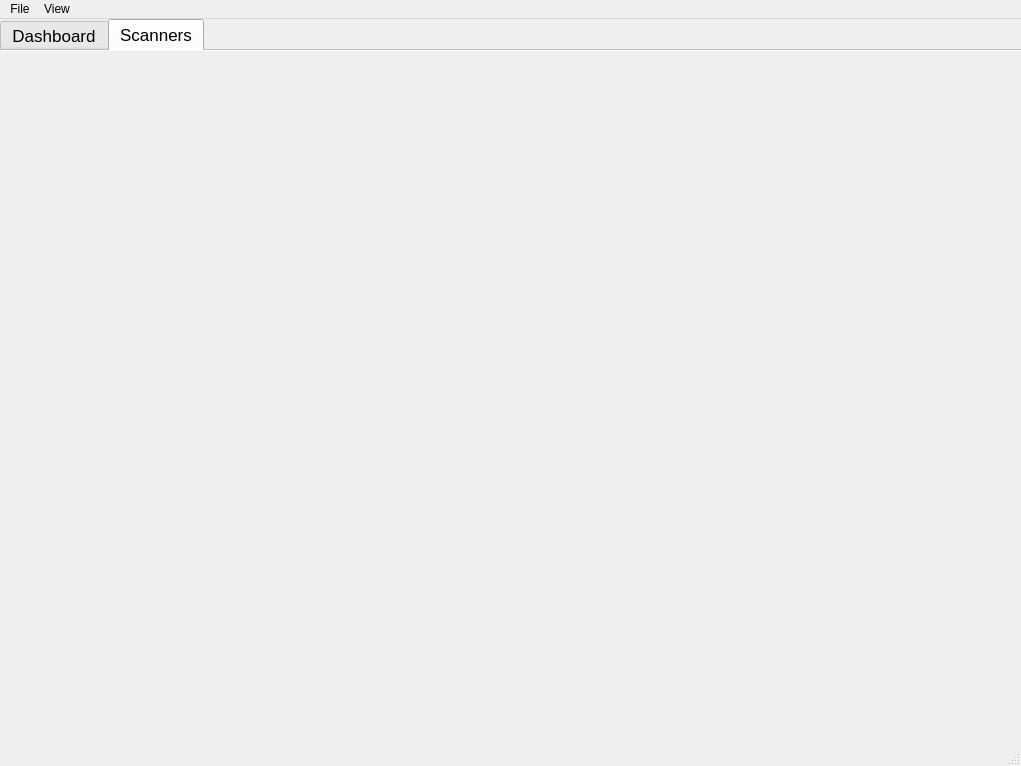
<?xml version="1.0" encoding="UTF-8"?>
<ui version="4.0">
 <class>MainWindow</class>
 <widget class="QMainWindow" name="MainWindow">
  <property name="geometry">
   <rect>
    <x>0</x>
    <y>0</y>
    <width>1021</width>
    <height>766</height>
   </rect>
  </property>
  <property name="sizePolicy">
   <sizepolicy hsizetype="Maximum" vsizetype="Maximum">
    <horstretch>0</horstretch>
    <verstretch>0</verstretch>
   </sizepolicy>
  </property>
  <property name="windowTitle">
   <string>MainWindow</string>
  </property>
  <property name="autoFillBackground">
   <bool>false</bool>
  </property>
  <property name="documentMode">
   <bool>false</bool>
  </property>
  <property name="tabShape">
   <enum>QTabWidget::Rounded</enum>
  </property>
  <property name="dockNestingEnabled">
   <bool>false</bool>
  </property>
  <widget class="QWidget" name="centralwidget">
   <layout class="QGridLayout" name="gridLayout">
    <property name="leftMargin">
     <number>0</number>
    </property>
    <property name="topMargin">
     <number>0</number>
    </property>
    <property name="rightMargin">
     <number>0</number>
    </property>
    <property name="bottomMargin">
     <number>0</number>
    </property>
    <item row="0" column="0">
     <widget class="QTabWidget" name="tabWidget">
      <property name="minimumSize">
       <size>
        <width>1021</width>
        <height>711</height>
       </size>
      </property>
      <property name="font">
       <font>
        <pointsize>13</pointsize>
        <weight>50</weight>
        <bold>false</bold>
       </font>
      </property>
      <property name="tabPosition">
       <enum>QTabWidget::North</enum>
      </property>
      <property name="tabShape">
       <enum>QTabWidget::Rounded</enum>
      </property>
      <property name="currentIndex">
       <number>1</number>
      </property>
      <property name="iconSize">
       <size>
        <width>15</width>
        <height>16</height>
       </size>
      </property>
      <property name="elideMode">
       <enum>Qt::ElideRight</enum>
      </property>
      <property name="usesScrollButtons">
       <bool>false</bool>
      </property>
      <property name="documentMode">
       <bool>true</bool>
      </property>
      <property name="tabsClosable">
       <bool>false</bool>
      </property>
      <property name="movable">
       <bool>true</bool>
      </property>
      <property name="tabBarAutoHide">
       <bool>false</bool>
      </property>
      <widget class="QWidget" name="dashboardTab">
       <attribute name="title">
        <string>Dashboard</string>
       </attribute>
       <layout class="QGridLayout" name="gridLayout_6">
        <item row="2" column="0">
         <layout class="QVBoxLayout" name="verticalLayout_2"/>
        </item>
        <item row="0" column="0">
         <widget class="QSplitter" name="splitter_2">
          <property name="orientation">
           <enum>Qt::Vertical</enum>
          </property>
          <widget class="QFrame" name="frame_2">
           <property name="frameShape">
            <enum>QFrame::StyledPanel</enum>
           </property>
           <property name="frameShadow">
            <enum>QFrame::Raised</enum>
           </property>
           <layout class="QGridLayout" name="gridLayout_7">
            <item row="1" column="0">
             <layout class="QHBoxLayout" name="horizontalLayout_2">
              <item>
               <widget class="QPushButton" name="startButton">
                <property name="text">
                 <string>START</string>
                </property>
                <property name="checkable">
                 <bool>false</bool>
                </property>
                <property name="checked">
                 <bool>false</bool>
                </property>
               </widget>
              </item>
              <item>
               <widget class="QPushButton" name="editButton">
                <property name="text">
                 <string>EDIT</string>
                </property>
               </widget>
              </item>
              <item>
               <widget class="QPushButton" name="createButton">
                <property name="text">
                 <string>CREATE</string>
                </property>
               </widget>
              </item>
              <item>
               <spacer name="horizontalSpacer">
                <property name="orientation">
                 <enum>Qt::Horizontal</enum>
                </property>
                <property name="sizeHint" stdset="0">
                 <size>
                  <width>40</width>
                  <height>20</height>
                 </size>
                </property>
               </spacer>
              </item>
              <item>
               <widget class="QPushButton" name="stopButton">
                <property name="text">
                 <string>STOP</string>
                </property>
               </widget>
              </item>
              <item>
               <widget class="QPushButton" name="stopAllButton">
                <property name="text">
                 <string>STOP ALL</string>
                </property>
               </widget>
              </item>
              <item>
               <widget class="QPushButton" name="pauseButton">
                <property name="text">
                 <string>PAUSE</string>
                </property>
               </widget>
              </item>
             </layout>
            </item>
            <item row="0" column="0">
             <widget class="QSplitter" name="splitter_3">
              <property name="orientation">
               <enum>Qt::Horizontal</enum>
              </property>
              <widget class="QTreeWidget" name="strategyBox">
               <property name="maximumSize">
                <size>
                 <width>200</width>
                 <height>16777215</height>
                </size>
               </property>
               <column>
                <property name="text">
                 <string>STRATEGY</string>
                </property>
               </column>
               <item>
                <property name="text">
                 <string>MASQ</string>
                </property>
                <property name="checkState">
                 <enum>Unchecked</enum>
                </property>
               </item>
              </widget>
              <widget class="QWidget" name="layoutWidget">
               <layout class="QVBoxLayout" name="verticalLayout">
                <item>
                 <layout class="QHBoxLayout" name="horizontalLayout">
                  <item>
                   <widget class="QLabel" name="statusLabel">
                    <property name="text">
                     <string>Strategy: MASQ</string>
                    </property>
                   </widget>
                  </item>
                  <item>
                   <widget class="QLabel" name="label_7">
                    <property name="text">
                     <string>Total PNL : 1414</string>
                    </property>
                   </widget>
                  </item>
                 </layout>
                </item>
                <item>
                 <widget class="QTreeWidget" name="runningStrategyBox">
                  <property name="palette">
                   <palette>
                    <active>
                     <colorrole role="Button">
                      <brush brushstyle="SolidPattern">
                       <color alpha="255">
                        <red>230</red>
                        <green>230</green>
                        <blue>230</blue>
                       </color>
                      </brush>
                     </colorrole>
                     <colorrole role="Light">
                      <brush brushstyle="SolidPattern">
                       <color alpha="255">
                        <red>230</red>
                        <green>230</green>
                        <blue>230</blue>
                       </color>
                      </brush>
                     </colorrole>
                    </active>
                    <inactive>
                     <colorrole role="Button">
                      <brush brushstyle="SolidPattern">
                       <color alpha="255">
                        <red>230</red>
                        <green>230</green>
                        <blue>230</blue>
                       </color>
                      </brush>
                     </colorrole>
                     <colorrole role="Light">
                      <brush brushstyle="SolidPattern">
                       <color alpha="255">
                        <red>230</red>
                        <green>230</green>
                        <blue>230</blue>
                       </color>
                      </brush>
                     </colorrole>
                    </inactive>
                    <disabled>
                     <colorrole role="Button">
                      <brush brushstyle="SolidPattern">
                       <color alpha="255">
                        <red>230</red>
                        <green>230</green>
                        <blue>230</blue>
                       </color>
                      </brush>
                     </colorrole>
                     <colorrole role="Light">
                      <brush brushstyle="SolidPattern">
                       <color alpha="255">
                        <red>230</red>
                        <green>230</green>
                        <blue>230</blue>
                       </color>
                      </brush>
                     </colorrole>
                    </disabled>
                   </palette>
                  </property>
                  <column>
                   <property name="text">
                    <string>ID</string>
                   </property>
                  </column>
                  <column>
                   <property name="text">
                    <string>STATUS</string>
                   </property>
                  </column>
                  <column>
                   <property name="text">
                    <string>SYMBOL</string>
                   </property>
                  </column>
                  <column>
                   <property name="text">
                    <string>QUANTITY</string>
                   </property>
                  </column>
                  <column>
                   <property name="text">
                    <string>START</string>
                   </property>
                  </column>
                  <column>
                   <property name="text">
                    <string>END</string>
                   </property>
                  </column>
                  <column>
                   <property name="text">
                    <string>EMA1</string>
                   </property>
                  </column>
                  <column>
                   <property name="text">
                    <string>EMA2</string>
                   </property>
                  </column>
                  <column>
                   <property name="text">
                    <string>RR</string>
                   </property>
                  </column>
                  <column>
                   <property name="text">
                    <string>TSL</string>
                   </property>
                  </column>
                  <column>
                   <property name="text">
                    <string>POSITION</string>
                   </property>
                  </column>
                  <column>
                   <property name="text">
                    <string>PNL</string>
                   </property>
                  </column>
                  <item>
                   <property name="text">
                    <string>1</string>
                   </property>
                   <property name="checkState">
                    <enum>Unchecked</enum>
                   </property>
                   <property name="text">
                    <string>RUNNING</string>
                   </property>
                   <property name="text">
                    <string>NQ</string>
                   </property>
                   <property name="text">
                    <string>2</string>
                   </property>
                   <property name="text">
                    <string>12:00</string>
                   </property>
                   <property name="text">
                    <string>19:00</string>
                   </property>
                   <property name="text">
                    <string>11034.5</string>
                   </property>
                   <property name="text">
                    <string>11045.76</string>
                   </property>
                   <property name="text">
                    <string>2.04</string>
                   </property>
                   <property name="text">
                    <string>11098.6</string>
                   </property>
                   <property name="text">
                    <string>2</string>
                   </property>
                   <property name="text">
                    <string>1341</string>
                   </property>
                  </item>
                 </widget>
                </item>
               </layout>
              </widget>
             </widget>
            </item>
           </layout>
          </widget>
          <widget class="QSplitter" name="splitter">
           <property name="orientation">
            <enum>Qt::Horizontal</enum>
           </property>
           <widget class="QTabWidget" name="brokerInformation">
            <property name="currentIndex">
             <number>0</number>
            </property>
            <widget class="QWidget" name="Orders">
             <attribute name="title">
              <string>Orders</string>
             </attribute>
             <layout class="QGridLayout" name="gridLayout_2">
              <item row="0" column="0">
               <widget class="QTreeWidget" name="ordersDisplay">
                <property name="dragEnabled">
                 <bool>true</bool>
                </property>
                <column>
                 <property name="text">
                  <string>TIME</string>
                 </property>
                </column>
                <column>
                 <property name="text">
                  <string>SYMBOL</string>
                 </property>
                </column>
                <column>
                 <property name="text">
                  <string>SIDE</string>
                 </property>
                </column>
                <column>
                 <property name="text">
                  <string>STATUS</string>
                 </property>
                </column>
                <column>
                 <property name="text">
                  <string>PRICE</string>
                 </property>
                </column>
                <column>
                 <property name="text">
                  <string>QTY</string>
                 </property>
                </column>
                <item>
                 <property name="text">
                  <string>12:50:00</string>
                 </property>
                 <property name="text">
                  <string>NQ</string>
                 </property>
                 <property name="text">
                  <string>BUY</string>
                 </property>
                 <property name="text">
                  <string>FILLED</string>
                 </property>
                 <property name="text">
                  <string>10145.6</string>
                 </property>
                 <property name="text">
                  <string>2</string>
                 </property>
                </item>
                <item>
                 <property name="text">
                  <string>12:55:00</string>
                 </property>
                 <property name="text">
                  <string>CL</string>
                 </property>
                 <property name="text">
                  <string>SELL</string>
                 </property>
                 <property name="text">
                  <string>FILLED</string>
                 </property>
                 <property name="text">
                  <string>78</string>
                 </property>
                 <property name="text">
                  <string>100</string>
                 </property>
                </item>
               </widget>
              </item>
             </layout>
            </widget>
            <widget class="QWidget" name="tab_2">
             <attribute name="title">
              <string>Trades</string>
             </attribute>
             <layout class="QGridLayout" name="gridLayout_3">
              <item row="0" column="0">
               <widget class="QTreeWidget" name="tradesDisplay">
                <column>
                 <property name="text">
                  <string>TIME</string>
                 </property>
                </column>
                <column>
                 <property name="text">
                  <string>SYMBOL</string>
                 </property>
                </column>
                <column>
                 <property name="text">
                  <string>SIDE</string>
                 </property>
                </column>
                <column>
                 <property name="text">
                  <string>STATUS</string>
                 </property>
                </column>
                <column>
                 <property name="text">
                  <string>PRICE</string>
                 </property>
                </column>
                <column>
                 <property name="text">
                  <string>QTY</string>
                 </property>
                </column>
                <item>
                 <property name="text">
                  <string>12:50:00</string>
                 </property>
                 <property name="text">
                  <string>NQ</string>
                 </property>
                 <property name="text">
                  <string>BUY</string>
                 </property>
                 <property name="text">
                  <string>FILLED</string>
                 </property>
                 <property name="text">
                  <string>10145.6</string>
                 </property>
                 <property name="text">
                  <string>2</string>
                 </property>
                </item>
                <item>
                 <property name="text">
                  <string>12:55:00</string>
                 </property>
                 <property name="text">
                  <string>CL</string>
                 </property>
                 <property name="text">
                  <string>SELL</string>
                 </property>
                 <property name="text">
                  <string>FILLED</string>
                 </property>
                 <property name="text">
                  <string>78</string>
                 </property>
                 <property name="text">
                  <string>100</string>
                 </property>
                </item>
               </widget>
              </item>
             </layout>
            </widget>
            <widget class="QWidget" name="tab_4">
             <attribute name="title">
              <string>Positions</string>
             </attribute>
             <layout class="QGridLayout" name="gridLayout_9">
              <item row="0" column="0">
               <widget class="QTreeWidget" name="positionsDisplay">
                <column>
                 <property name="text">
                  <string>SYMBOL</string>
                 </property>
                </column>
                <column>
                 <property name="text">
                  <string>POSITION</string>
                 </property>
                </column>
                <column>
                 <property name="text">
                  <string>PRICE</string>
                 </property>
                </column>
                <column>
                 <property name="text">
                  <string>QTY</string>
                 </property>
                </column>
                <item>
                 <property name="text">
                  <string>NQ</string>
                 </property>
                 <property name="text">
                  <string>2</string>
                 </property>
                 <property name="text">
                  <string>10145.6</string>
                 </property>
                 <property name="text">
                  <string>2</string>
                 </property>
                </item>
                <item>
                 <property name="text">
                  <string>CL</string>
                 </property>
                 <property name="text">
                  <string>0</string>
                 </property>
                 <property name="text">
                  <string>78</string>
                 </property>
                 <property name="text">
                  <string>100</string>
                 </property>
                </item>
               </widget>
              </item>
             </layout>
            </widget>
           </widget>
           <widget class="QTabWidget" name="brokerMessageDisplay">
            <property name="currentIndex">
             <number>0</number>
            </property>
            <widget class="QWidget" name="tab">
             <attribute name="title">
              <string>System Messages</string>
             </attribute>
             <layout class="QGridLayout" name="gridLayout_4">
              <item row="0" column="0">
               <widget class="QTreeWidget" name="userMessageDisplay">
                <property name="dragEnabled">
                 <bool>true</bool>
                </property>
                <property name="uniformRowHeights">
                 <bool>false</bool>
                </property>
                <attribute name="headerHighlightSections">
                 <bool>false</bool>
                </attribute>
                <column>
                 <property name="text">
                  <string>TYPE</string>
                 </property>
                </column>
                <column>
                 <property name="text">
                  <string>TIME</string>
                 </property>
                </column>
                <column>
                 <property name="text">
                  <string>MESSAGE</string>
                 </property>
                </column>
                <item>
                 <property name="text">
                  <string>INFO</string>
                 </property>
                 <property name="text">
                  <string>12:34:00</string>
                 </property>
                 <property name="text">
                  <string>BROKER ID : DL3040 CONNECTED</string>
                 </property>
                </item>
                <item>
                 <property name="text">
                  <string>INFO</string>
                 </property>
                 <property name="text">
                  <string>13:04:00</string>
                 </property>
                 <property name="text">
                  <string>STRATEGY MASQ CROSSOVER STARTED</string>
                 </property>
                </item>
               </widget>
              </item>
             </layout>
            </widget>
            <widget class="QWidget" name="tab_3">
             <attribute name="title">
              <string>Broker Messages</string>
             </attribute>
             <layout class="QGridLayout" name="gridLayout_5">
              <item row="0" column="0">
               <widget class="QTreeWidget" name="brokerMessagesDisplay">
                <column>
                 <property name="text">
                  <string>TYPE</string>
                 </property>
                </column>
                <column>
                 <property name="text">
                  <string>TIME</string>
                 </property>
                </column>
                <column>
                 <property name="text">
                  <string>MESSAGE</string>
                 </property>
                </column>
                <item>
                 <property name="text">
                  <string>INFO</string>
                 </property>
                 <property name="text">
                  <string>12:40:001</string>
                 </property>
                 <property name="text">
                  <string>PLACED BUY MKT NQ ORDER QTY 100 FILLED AT PRICE  11000</string>
                 </property>
                </item>
                <item>
                 <property name="text">
                  <string>INFO</string>
                 </property>
                 <property name="text">
                  <string>13:01:00</string>
                 </property>
                 <property name="text">
                  <string>MARKET DATA DISCONNECTED</string>
                 </property>
                </item>
                <item>
                 <property name="text">
                  <string>INFO</string>
                 </property>
                 <property name="text">
                  <string>14:00:00</string>
                 </property>
                 <property name="text">
                  <string>MARKET DATA CONNECTED</string>
                 </property>
                </item>
               </widget>
              </item>
             </layout>
            </widget>
           </widget>
          </widget>
         </widget>
        </item>
       </layout>
      </widget>
      <widget class="QWidget" name="scannerPage">
       <attribute name="title">
        <string>Scanners</string>
       </attribute>
      </widget>
     </widget>
    </item>
   </layout>
  </widget>
  <widget class="QMenuBar" name="menubar">
   <property name="geometry">
    <rect>
     <x>0</x>
     <y>0</y>
     <width>1021</width>
     <height>22</height>
    </rect>
   </property>
   <widget class="QMenu" name="menuFile">
    <property name="title">
     <string>File</string>
    </property>
    <addaction name="actionSettings"/>
    <addaction name="actionBroker_Configuration"/>
   </widget>
   <widget class="QMenu" name="menuView">
    <property name="title">
     <string>View</string>
    </property>
   </widget>
   <addaction name="menuFile"/>
   <addaction name="menuView"/>
  </widget>
  <widget class="QStatusBar" name="statusbar"/>
  <action name="actionSettings">
   <property name="text">
    <string>Settings</string>
   </property>
  </action>
  <action name="actionBroker_Configuration">
   <property name="text">
    <string>Broker Configuration</string>
   </property>
  </action>
 </widget>
 <resources>
  <include location="icons/icons.qrc"/>
 </resources>
 <connections/>
</ui>
